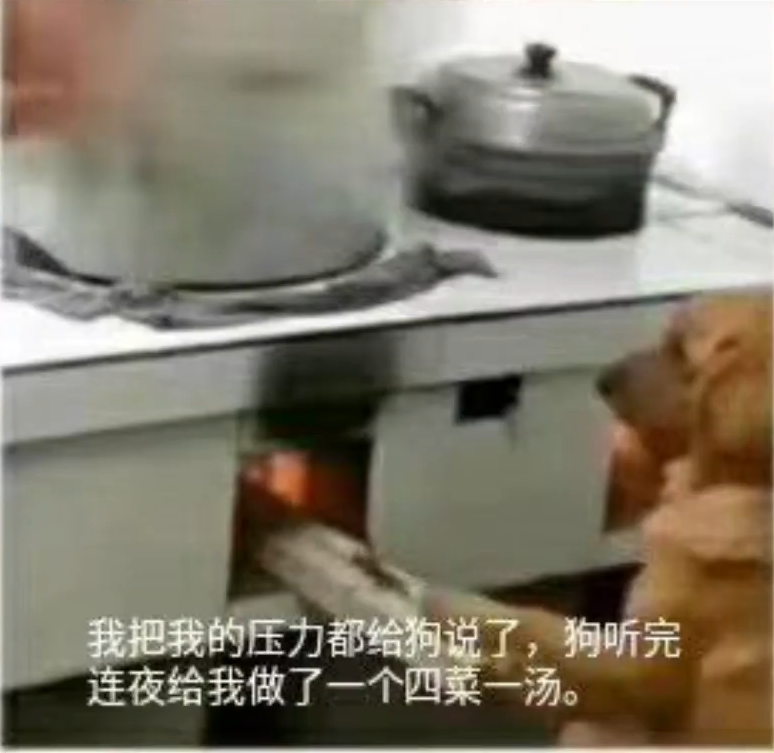
#> input picture img/dog.png, 774 x 753 px
$ python '2_图像平移.py'
#> lines starting #> are read from the running program, lines starting #| are printed output that depends on the picture
import cv2 as cv
import numpy as np
import matplotlib.pyplot as plt

# 图像平移:

# cv.warpAffine(img,M,dsize)
# img: 输入图像
# M： 2*∗3移动矩阵
# 1 0 -> x方向
# 0 1 -> y方向
# dsize: 输出图像的大小

# 练习:
img = cv.imread("../../img/dog.png")
#> img is the input picture: shape (753, 774, 3); mean B, G, R 107.8, 123.4, 130.5

r, c = img.shape[0:2]
#> r = 753; c = 774
M = np.float32([
    [1, 0, 50], # -> 对x轴
    [0, 1, 100] # -> 对y轴
])

res = cv.warpAffine(img, M, (r, c))
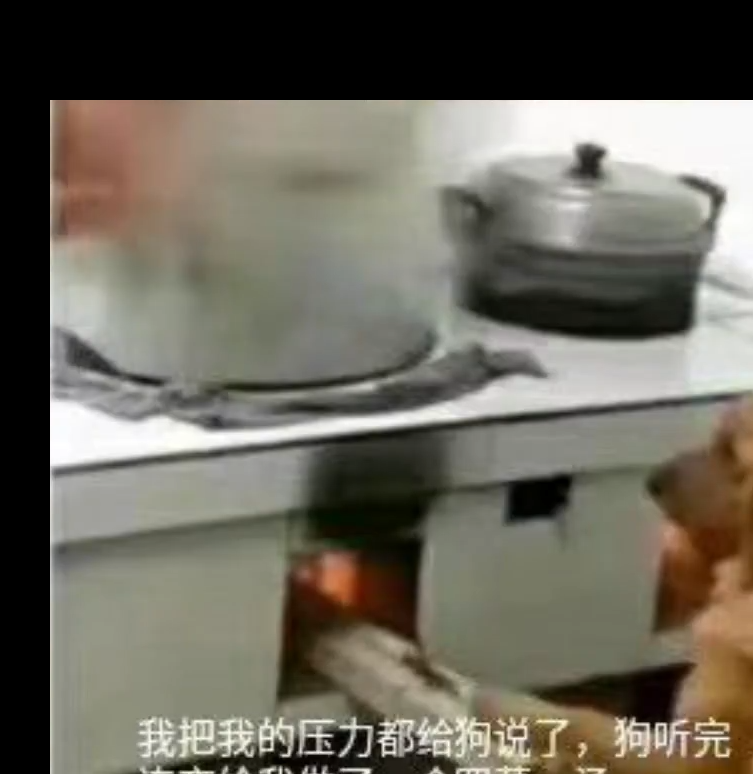
#> res: shape (774, 753, 3); mean B, G, R 92.1, 103.4, 107.5
plt.imshow(res[:,:,::-1])
plt.show()

res = cv.warpAffine(img, M, (2*r, 2*c))
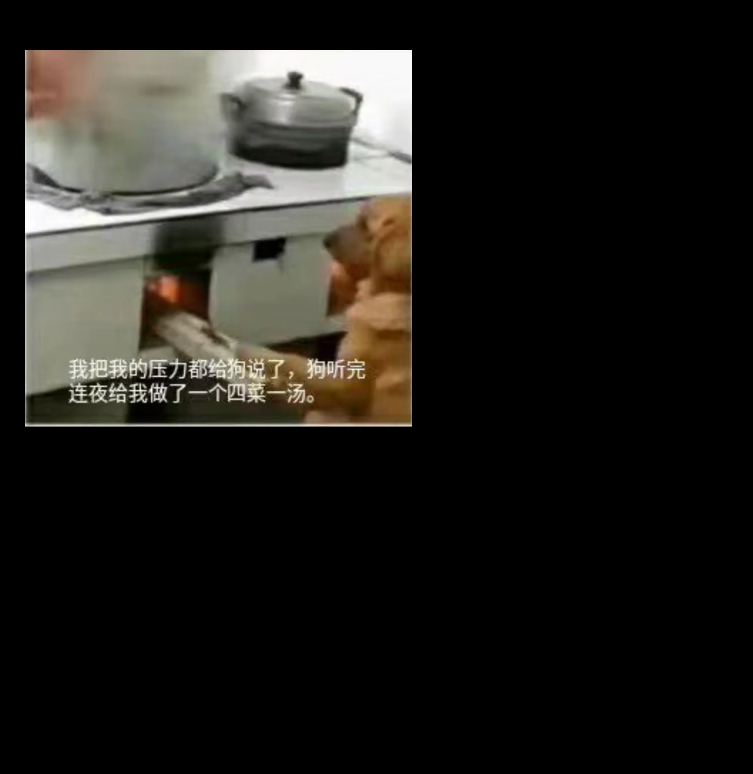
#> res: shape (1548, 1506, 3) (shown at 1/2 size); mean B, G, R 26.9, 30.9, 32.6
plt.imshow(res[:,:,::-1])
plt.show()
